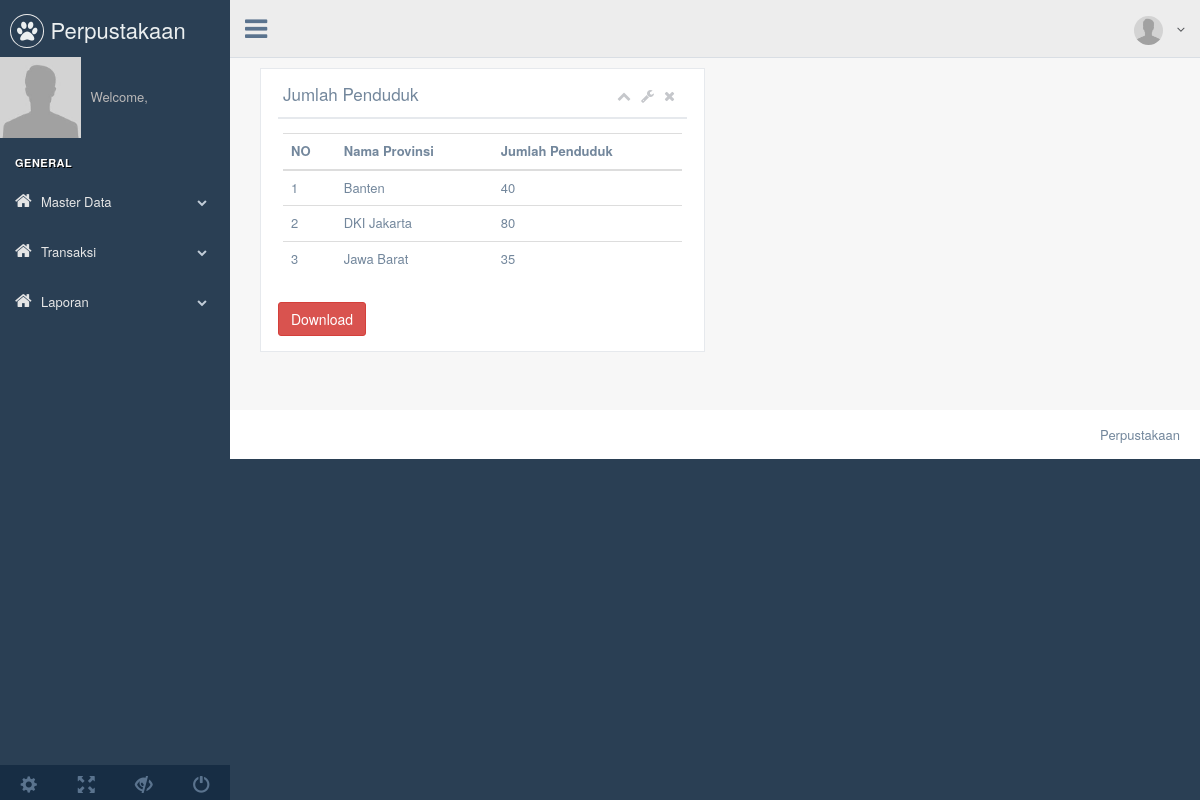
Screenshot of /index.php/uas with the database file from the repository.
### tables this page shows
CREATE TABLE `provinsi` (
  `id_provinsi` int(11) NOT NULL,
  `nama_provinsi` varchar(225) NOT NULL
);

### application/controllers/Uas.php (called while the page is built, shortened)
<?php
class Uas extends MY_Controller {
	public function index() {
		$uass = $this->uas->getAll();
		$this->load->view("Template", compact("uass", "jumlah", "main_view"));
	}
}

### index.php (called while the page is built, shortened)
<?php
require_once BASEPATH.'core/CodeIgniter.php';

### application/models/Uas_model.php (called while the page is built, shortened)
<?php
class Uas_model extends MY_Model {
	public function getAll() {
		$sql = "SELECT  provinsi.id_provinsi,
						provinsi.nama_provinsi,
						kota.penduduk,
						kota.id_provinsi,
						kota.nama_kota,
						SUM(IF( provinsi.id_provinsi = kota.id_provinsi, kota.penduduk, 0)) AS jumlah_penduduk
				FROM kota
				INNER JOIN provinsi
					ON(kota.id_provinsi = provinsi.id_provinsi)
				GROUP BY kota.id_provinsi";
		return $this->db->query($sql)->result();
	}
}

### application/views/Uas/Index.php (the view, shortened to what this page needs)
<?php
    $perPage = 10;
    $keywords = $this->input->get('keywords');
    if (isset($keywords)) {
        $page = $this->uri->segment(3);
    } else {
        $page = $this->uri->segment(2);
    }
    $i = isset($page) ? $page * $perPage - $perPage : 0;
?>
<div class="col-md-6 col-sm-6 col-xs-12">
                <div class="x_panel">
                  <div class="x_title">
                    <h2>Jumlah Penduduk</h2>
                    <ul class="nav navbar-right panel_toolbox">
                      <li><a class="collapse-link"><i class="fa fa-chevron-up"></i></a>
                      </li>
                      <li class="dropdown">
                        <a href="#" class="dropdown-toggle" data-toggle="dropdown" role="button" aria-expanded="false"><i class="fa fa-wrench"></i></a>
                      </li>
                      <li><a class="close-link"><i class="fa fa-close"></i></a>
                      </li>
                    </ul>
                    <div class="clearfix"></div>
                  </div>
                  <div class="x_content">
                    <table class="table table-hover">
                      <thead>
                        <tr>
                          <thead>
                            <tr>
                                <th>NO</th>
                                <th>Nama Provinsi</th>
                                <th>Jumlah Penduduk</th>
                            </tr>
                        </thead>
                        </tr>
                      </thead>
                      <tbody>
                            <?php foreach($uass as $uas): ?>
                                <tr>
                                    <td><?= ++$i ?></td>
                                    <td><?= $uas->nama_provinsi ?></td>
                                    <td><?= $uas->jumlah_penduduk ?></td>
                                </tr>
                            <?php endforeach; ?>
                        </tbody>
                    </table>
                  </div>
                  <?= anchor("Uas/download/", "Download", ['class' => 'btn btn-danger']) ?>
                </div>
              </div>
<div id="container" style="min-width: 310px; height: 400px; max-width: 600px; margin: 0 auto"></div>

### application/views/Header.php (shortened to what this page needs)
<?php
$nama_user = $this->session->userdata("nama_user");
$profile = $this->session->userdata("profile");
?>
<!DOCTYPE html>
<html lang="en">
  <head>
    <link href="<?php echo base_url(); ?>asset/vendors/bootstrap/dist/css/bootstrap.min.css" rel="stylesheet">
    <link href="<?php echo base_url(); ?>asset/vendors/font-awesome/css/font-awesome.min.css" rel="stylesheet">
    <link href="<?php echo base_url(); ?>asset/vendors/nprogress/nprogress.css" rel="stylesheet">
    <link href="<?php echo base_url(); ?>asset/vendors/iCheck/skins/flat/green.css" rel="stylesheet">
    <link href="<?php echo base_url(); ?>asset/vendors/bootstrap-progressbar/css/bootstrap-progressbar-3.3.4.min.css" rel="stylesheet">
    <link href="<?php echo base_url(); ?>asset/vendors/jqvmap/dist/jqvmap.min.css" rel="stylesheet"/>
    <link href="<?php echo base_url(); ?>asset/vendors/bootstrap-daterangepicker/daterangepicker.css" rel="stylesheet">
    <link href="<?php echo base_url(); ?>asset/build/css/custom.min.css" rel="stylesheet">
  </head>
  <body class="nav-md">
    <div class="container body">
      <div class="main_container">
        <div class="col-md-3 left_col">
          <div class="left_col scroll-view">
            <div class="navbar nav_title" style="border: 0;">
              <a href="<?php echo base_url('profil') ?>" class="site_title"><i class="fa fa-paw"></i> <span>Perpustakaan</span></a>
            </div>
            <div class="profile clearfix">
              <div class="profile_pic">
                <?php if($profile != ""): ?>
                            <img class="img-circle profile_img" src="<?php echo base_url("profile/".$profile) ?>" alt="Avatar" title="<?php echo $nama_user ?>">
                          <?php else: ?>
                            <img class="img-responsive avatar-view" src='<?php echo base_url("profile/no_profile.jpg") ?>' alt="Avatar" title="<?php echo $nama_user ?>">
                          <?php endif ?>
              </div>
              <div class="profile_info">
                <span>Welcome,</span>
              </div>
            </div>
            <br />
            <div id="sidebar-menu" class="main_menu_side hidden-print main_menu">
              <div class="menu_section">
                <h3>General</h3>
                <ul class="nav side-menu">
                  <li><a><i class="fa fa-home"></i>Master Data<span class="fa fa-chevron-down"></span></a>
                  </li>
                  <li><a><i class="fa fa-home"></i>Transaksi<span class="fa fa-chevron-down"></span></a>
                  </li>
                  <li><a><i class="fa fa-home"></i>Laporan<span class="fa fa-chevron-down"></span></a>
                  </li>
                </ul>
              </div>
            </div>
            <div class="sidebar-footer hidden-small">
              <a data-toggle="tooltip" data-placement="top" title="Settings">
                <span class="glyphicon glyphicon-cog" aria-hidden="true"></span>
              </a>
              <a data-toggle="tooltip" data-placement="top" title="FullScreen">
                <span class="glyphicon glyphicon-fullscreen" aria-hidden="true"></span>
              </a>
              <a data-toggle="tooltip" data-placement="top" title="Lock">
                <span class="glyphicon glyphicon-eye-close" aria-hidden="true"></span>
              </a>
              <a data-toggle="tooltip" data-placement="top" title="Logout" href="login.html">
                <span class="glyphicon glyphicon-off" aria-hidden="true"></span>
              </a>
            </div>
          </div>
        </div>
        <div class="top_nav">
          <div class="nav_menu">
            <nav>
              <div class="nav toggle">
                <a id="menu_toggle"><i class="fa fa-bars"></i></a>
              </div>
              <ul class="nav navbar-nav navbar-right">
                <li class="">
                  <a href="javascript:;" class="user-profile dropdown-toggle" data-toggle="dropdown" aria-expanded="false">
                    <?php if($profile != ""): ?>
                            <img src="<?php echo base_url("profile/".$profile) ?>" alt="Avatar" >
                          <?php else: ?>
                            <img src='<?php echo base_url("profile/no_profile.jpg") ?>' alt="Avatar">
                          <?php endif ?>
                    <span class=" fa fa-angle-down"></span>
                  </a>
                </li>
              </ul>
            </nav>
          </div>
        </div>

### application/views/Template.php
<?php $this->load->view('Header') ?>
<div class="right_col" role="main">
    <?php $this->load->view($main_view) ?>
</div>
<?php $this->load->view('Kaki') ?>

### application/views/Kaki.php (shortened to what this page needs)
        <footer>
          <div class="pull-right">
            Perpustakaan<a href="https://colorlib.com"></a>
          </div>
          <div class="clearfix"></div>
        </footer>
      </div>
    </div>
  </body>
</html>

### rows the page displays
provinsi: nama_provinsi "Banten", jumlah_penduduk "40"
provinsi: nama_provinsi "DKI Jakarta", jumlah_penduduk "80"
provinsi: nama_provinsi "Jawa Barat", jumlah_penduduk "35"

### other values shown
anchor("Uas/download/", "Download", ['class' => 'btn btn-danger']) "Download"
